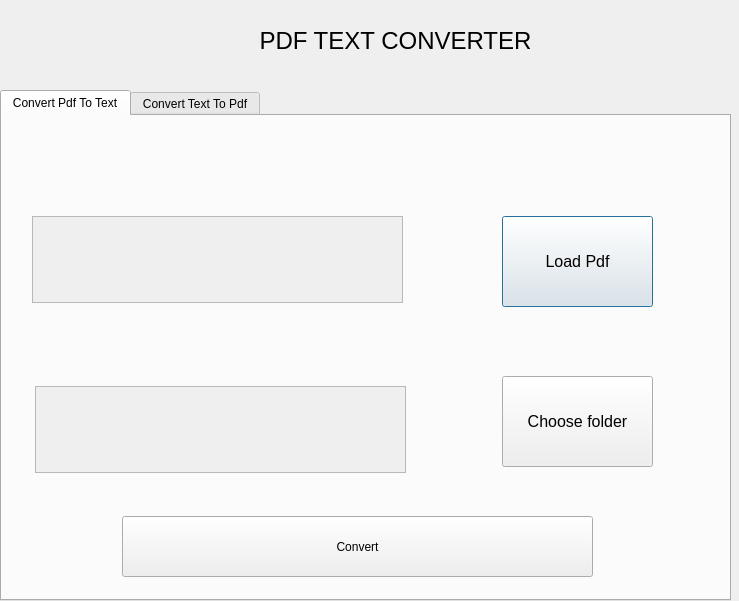
<?xml version="1.0" encoding="UTF-8"?>
<ui version="4.0">
 <class>Dialog</class>
 <widget class="QDialog" name="Dialog">
  <property name="geometry">
   <rect>
    <x>0</x>
    <y>0</y>
    <width>739</width>
    <height>601</height>
   </rect>
  </property>
  <property name="windowTitle">
   <string>Dialog</string>
  </property>
  <widget class="QTabWidget" name="tabWidget">
   <property name="geometry">
    <rect>
     <x>0</x>
     <y>90</y>
     <width>731</width>
     <height>511</height>
    </rect>
   </property>
   <property name="currentIndex">
    <number>0</number>
   </property>
   <widget class="QWidget" name="convertPdfToTextTab">
    <attribute name="title">
     <string>Convert Pdf To Text</string>
    </attribute>
    <widget class="QTextEdit" name="inputLoadPdf">
     <property name="enabled">
      <bool>false</bool>
     </property>
     <property name="geometry">
      <rect>
       <x>30</x>
       <y>100</y>
       <width>371</width>
       <height>87</height>
      </rect>
     </property>
     <property name="font">
      <font>
       <pointsize>12</pointsize>
      </font>
     </property>
    </widget>
    <widget class="QTextEdit" name="inputFolderText">
     <property name="enabled">
      <bool>false</bool>
     </property>
     <property name="geometry">
      <rect>
       <x>33</x>
       <y>270</y>
       <width>371</width>
       <height>87</height>
      </rect>
     </property>
     <property name="font">
      <font>
       <pointsize>12</pointsize>
      </font>
     </property>
    </widget>
    <widget class="QPushButton" name="loadPdfBtn">
     <property name="geometry">
      <rect>
       <x>500</x>
       <y>100</y>
       <width>151</width>
       <height>91</height>
      </rect>
     </property>
     <property name="font">
      <font>
       <pointsize>12</pointsize>
      </font>
     </property>
     <property name="text">
      <string>Load Pdf</string>
     </property>
    </widget>
    <widget class="QPushButton" name="chooseFolderText">
     <property name="geometry">
      <rect>
       <x>500</x>
       <y>260</y>
       <width>151</width>
       <height>91</height>
      </rect>
     </property>
     <property name="font">
      <font>
       <pointsize>12</pointsize>
      </font>
     </property>
     <property name="text">
      <string>Choose folder</string>
     </property>
    </widget>
    <widget class="QPushButton" name="convertPdfToTextBtn">
     <property name="geometry">
      <rect>
       <x>120</x>
       <y>400</y>
       <width>471</width>
       <height>61</height>
      </rect>
     </property>
     <property name="text">
      <string>Convert</string>
     </property>
    </widget>
   </widget>
   <widget class="QWidget" name="convertTextToPdfTab">
    <attribute name="title">
     <string>Convert Text To Pdf</string>
    </attribute>
    <widget class="QTextEdit" name="inputLoadText">
     <property name="enabled">
      <bool>false</bool>
     </property>
     <property name="geometry">
      <rect>
       <x>40</x>
       <y>110</y>
       <width>371</width>
       <height>87</height>
      </rect>
     </property>
     <property name="font">
      <font>
       <pointsize>12</pointsize>
      </font>
     </property>
    </widget>
    <widget class="QPushButton" name="chooseFolderPdfBtn">
     <property name="geometry">
      <rect>
       <x>510</x>
       <y>270</y>
       <width>151</width>
       <height>91</height>
      </rect>
     </property>
     <property name="font">
      <font>
       <pointsize>12</pointsize>
      </font>
     </property>
     <property name="text">
      <string>Choose folder</string>
     </property>
    </widget>
    <widget class="QTextEdit" name="inputFolderPDF">
     <property name="enabled">
      <bool>false</bool>
     </property>
     <property name="geometry">
      <rect>
       <x>43</x>
       <y>280</y>
       <width>371</width>
       <height>87</height>
      </rect>
     </property>
     <property name="font">
      <font>
       <pointsize>12</pointsize>
      </font>
     </property>
    </widget>
    <widget class="QPushButton" name="loadTextBtn">
     <property name="geometry">
      <rect>
       <x>510</x>
       <y>110</y>
       <width>151</width>
       <height>91</height>
      </rect>
     </property>
     <property name="font">
      <font>
       <pointsize>12</pointsize>
      </font>
     </property>
     <property name="text">
      <string>Load Text File</string>
     </property>
    </widget>
    <widget class="QPushButton" name="convertTextToPdfBtn">
     <property name="geometry">
      <rect>
       <x>140</x>
       <y>400</y>
       <width>471</width>
       <height>61</height>
      </rect>
     </property>
     <property name="text">
      <string>Convert</string>
     </property>
    </widget>
   </widget>
  </widget>
  <widget class="QLabel" name="label">
   <property name="geometry">
    <rect>
     <x>130</x>
     <y>0</y>
     <width>531</width>
     <height>81</height>
    </rect>
   </property>
   <property name="font">
    <font>
     <pointsize>18</pointsize>
    </font>
   </property>
   <property name="contextMenuPolicy">
    <enum>Qt::DefaultContextMenu</enum>
   </property>
   <property name="layoutDirection">
    <enum>Qt::LeftToRight</enum>
   </property>
   <property name="autoFillBackground">
    <bool>false</bool>
   </property>
   <property name="text">
    <string>PDF TEXT CONVERTER</string>
   </property>
   <property name="alignment">
    <set>Qt::AlignCenter</set>
   </property>
  </widget>
 </widget>
 <resources/>
 <connections/>
</ui>
